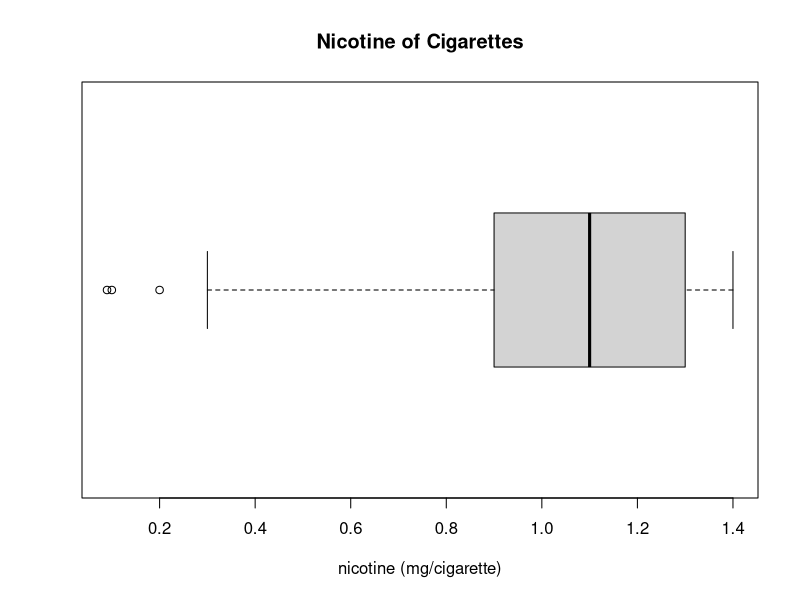
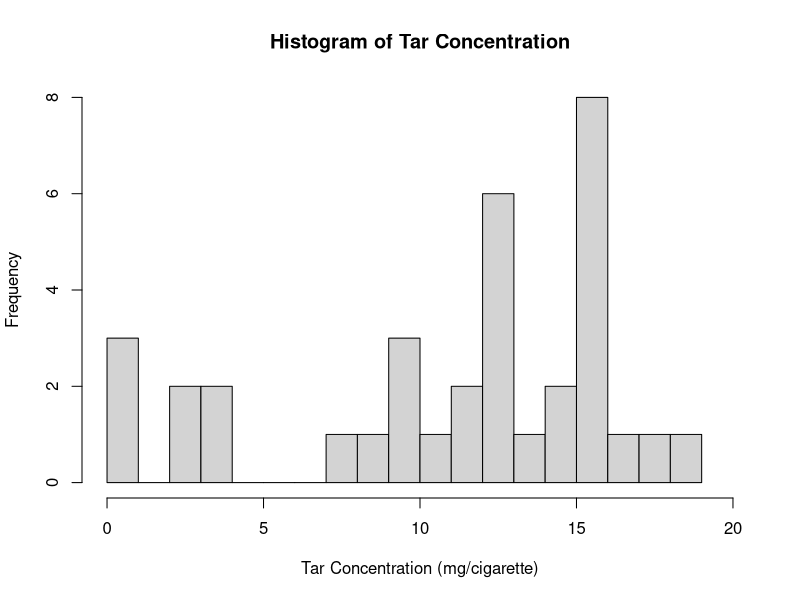
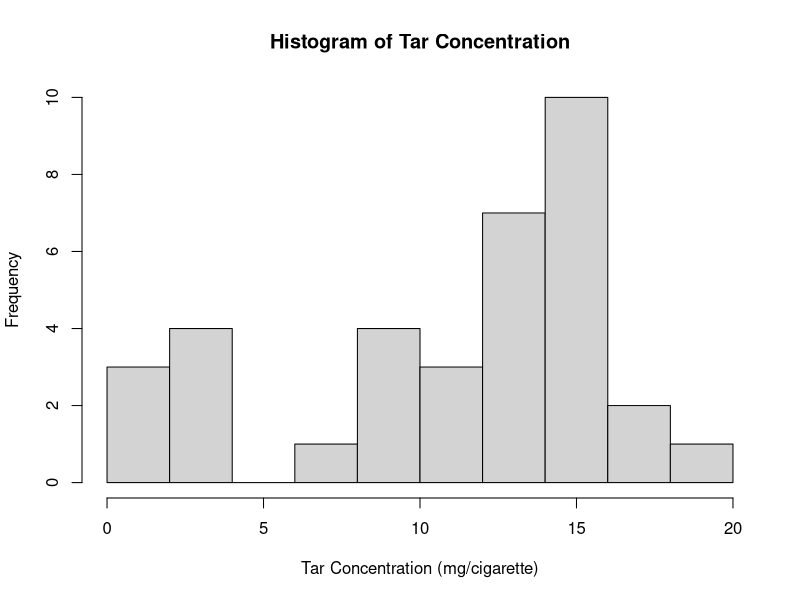
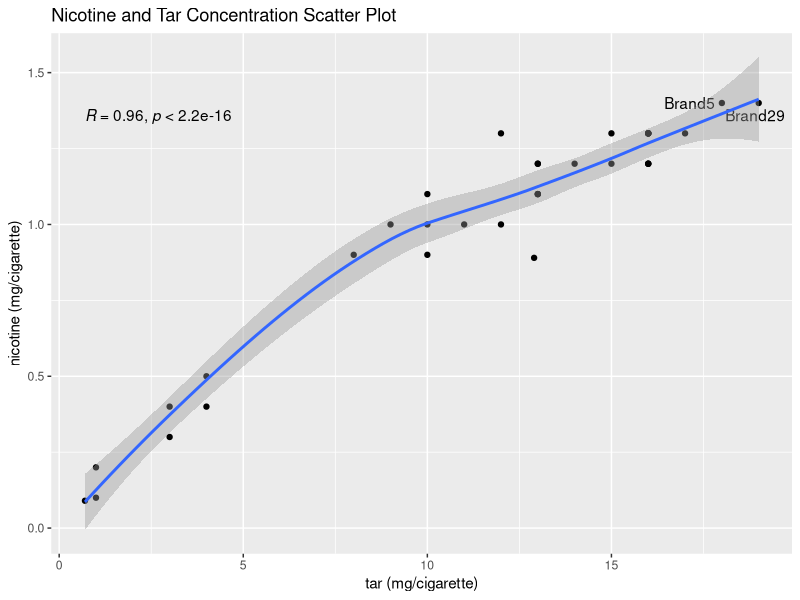
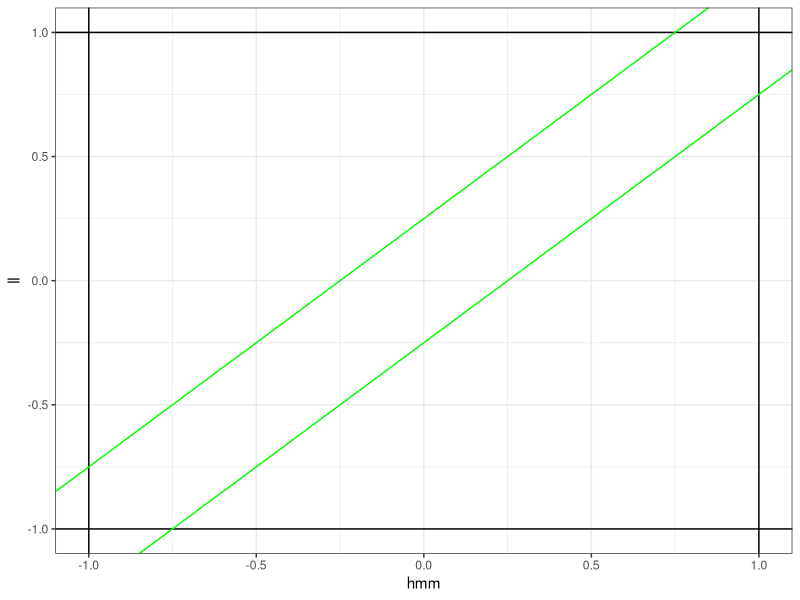
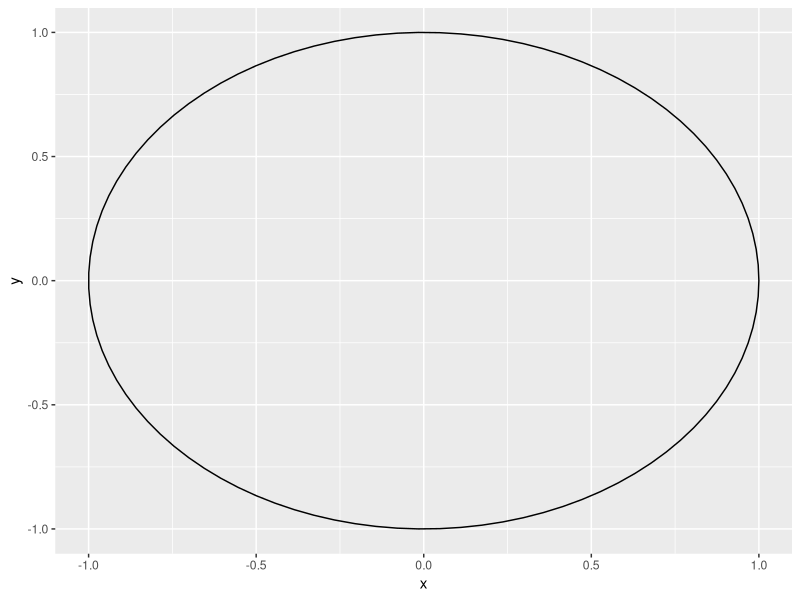

The R source for these figures, in order:
## ---- chunk 1
library(ggplot2)
library(ggrepel)
library(ggpubr)
library(tidyverse)

setwd("/Users/lumizhang/Documents/sustech/biology/classes/Biostatistics/Homework/hw1")
## ---- chunk 2
input_data <- read.csv("cigarettes.csv")
boxplot(input_data[,"nicotine"], main = "Nicotine of Cigarettes", xlab = "nicotine (mg/cigarette)", horizontal = T)
## ---- chunk 3
hist(input_data[, "tar"], 
     main = "Histogram of Tar Concentration", 
     xlab = "Tar Concentration (mg/cigarette)",
     breaks = 20, xlim = c(0,20))
## ---- chunk 4
hist(input_data[, "tar"], 
     main = "Histogram of Tar Concentration", 
     xlab = "Tar Concentration (mg/cigarette)",
     breaks = 10)
## ---- chunk 5
ggplot(input_data, mapping = aes(x = tar, y = nicotine)) +
  geom_point() + 
  geom_text_repel(data = input_data[input_data$tar > 15 & input_data$nicotine > 1.3,],
                  mapping = aes(label = Brand)) +
  labs(
    x = "tar (mg/cigarette)",
    y = "nicotine (mg/cigarette)",
    title = "Nicotine and Tar Concentration Scatter Plot"
  ) +
  geom_smooth() + 
  stat_cor()
## ---- chunk 6
dice_data <- read.csv("Dice.csv")
t(dice_data[,1:2])
## ---- chunk 7
total <- sum(unique(dice_data$Sum))
total
## ---- chunk 8
tmp <- as.data.frame(table(dice_data$Sum))
tmp$Sum <- as.numeric(tmp$Var1) + 1
tmp$Var1 <- NULL
tmp$P <- tmp$Sum / (tmp$Freq * total)
dice_data <- merge(dice_data, tmp, by = "Sum")
dice_data[,c(1,6)]
## ---- chunk 9
odd_sum <- subset(dice_data,dice_data$Sum %% 2 == 1)
sum(odd_sum$P)
## ---- chunk 10
hmm <- c(-1,0,1)
ll <- c(-1,0,1)
ggplot(mapping = aes(hmm, ll), height = 1, width = 1)+
  geom_hline(yintercept = -1)+
  geom_hline(yintercept = 1)+
  geom_vline(xintercept = 1)+
  geom_vline(xintercept = -1) +
  geom_abline(intercept = 0.25, colour = "green") +
  geom_abline(intercept = -0.25, colour = "green") +
  scale_x_continuous(limits = c(-1, 1)) +
  scale_y_continuous(limits = c(-1, 1)) +
  theme_bw()
## ---- chunk 11
sustech <- c("S", "U", "T", "E", "C", "H")
science <- c("S", "C", "I", "E", "N", "C", "E")
# colnames(sustech) <- "letters"
# colnames(science) <- "letters"
data_5 <- expand.grid(sustech = sustech, science = science)
data_5$sample_space <- paste("(",data_5$sustech,",",data_5$science, ")")
as.data.frame(t(data_5$sample_space))
## ---- chunk 12
temp <- c("L", "M", "H", "U")
med <- c(0,1)
ss <- expand.grid(temp, med)
colnames(ss) <- c('temperature', 'medical_ins')
ss$sample <- paste("(",ss$temperature, ",", ss$medical_ins, ")")
ss$sample
## ---- chunk 13
ss[ss$temperature == "H" | ss$temperature == "U",]
## ---- chunk 14
ss[ss$medical_ins == 0,]
## ---- chunk 15
ss[ss$medical_ins == 1 | ss$temperature == "H" | ss$temperature == "U",]
## ---- chunk 16
a <- c(1,5,9)
b <- c(3,4,8)
c <- c(2,6,7)
## ---- chunk 17
b_results <- expand.grid(a,b)
b_results$win <- b_results$Var2 > b_results$Var1
b_results
## ---- chunk 18
c_results <- expand.grid(a,c)
c_results$win <- c_results$Var2 > c_results$Var1
c_results
## ---- chunk 19
rings <- data.frame(c(1:10)/10)
colnames(rings) <- "diameter"
rings$cum_size <- rings$diameter^2 * pi
rings$size <- rings$cum_size
for(i in 2: 10){
  rings$size[i] = rings$size[i] - rings$cum_size[i-1]
}
rings$ring <- c(10:1)
rings[, c("size", "ring")]
## ---- chunk 20
circleFun <- function(center = c(0,0),diameter = 1, npoints = 100){
    r = diameter / 2
    tt <- seq(0,2*pi,length.out = npoints)
    xx <- center[1] + r * cos(tt)
    yy <- center[2] + r * sin(tt)
    return(data.frame(x = xx, y = yy))
}
circle <- circleFun(diameter = 2)
ggplot(circle, mapping = aes(x, y))+
  geom_path()
## ---- chunk 21
rings$ring
## ---- chunk 22
rings$probability <- rings$size / pi
sum(rings$ring * rings$probability)
